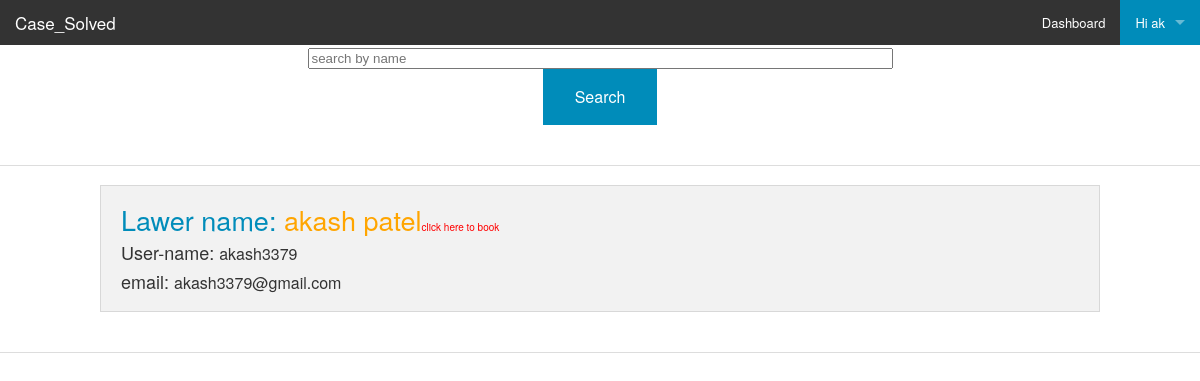
Screenshot of /menu.php (signed in) with the database file from the repository.
### tables this page shows
CREATE TABLE `signup` (
  `id` int(11) NOT NULL auto_increment,
  `name` varchar(500) NOT NULL,
  `username` varchar(500) NOT NULL,
  `pass` varchar(100) NOT NULL,
  `city` varchar(100) NOT NULL,
  `phone` varchar(12) NOT NULL,
  `email` varchar(100) NOT NULL,
  `lawer_or_client` int(2) NOT NULL default '0',
  `image` longblob,
  PRIMARY KEY  (`id`)
);

### menu.php (the view, shortened to what this page needs)
<!doctype html>
<html class="no-js" lang="en">
  <head>
    <link rel="stylesheet" href="foundation/css/foundation.css" />
</head>
  <body>
  <nav class="top-bar" data-topbar role="navigation">
  <ul class="title-area">
    <li class="name">
      <h1><a href="index.php">Case_Solved</a></h1>
    </li>
  </ul>
  <section class="top-bar-section">
    <ul class="right">
	 <li><a href="dashboard.php">Dashboard</a></li>
      <li class="has-dropdown active">
        <a href="#" >Hi <?php echo $_SESSION["username"]; ?></a>
    </ul>
  </section>
</nav>
     <center>
		   <form  method="get" name="form1" action="menu.php" onSubmit="return check();">
          <input name="key" type="text" size="70" placeholder="search by name" ><br>
          <input type="submit" name="sub" value="Search" class="button" />
        </form>
</center>
<hr>
<?php
if(!isset($_GET["sub"]))
{
$query="SELECT * FROM `intern`.`signup` WHERE `lawer_or_client`='1' ORDER BY `id` DESC";
$rc=mysql_query($query);
while($row=mysql_fetch_array($rc))
			{
			?>
	<div class="row">
      	<div class="panel">
					<h3><a href="profile_l.php?id=<?php echo $row['id']; ?>">Lawer name: <font color="#FFA500"><?php echo $row["name"]; ?><font size="-10" color="red">click here to book</font></a></font></h3>
					<h5>User-name: <font size="-0.25"><?php echo $row["username"]; ?></font></h5>
					<h5>email: <font size="-0.25"><?php echo $row["email"]; ?></font></h5>
		</div>
  </div>
  <hr>
<?php
}
}
?>
  </body>
</html>

### rows the page displays
signup: name "akash patel", username "akash3379", email "akash3379@gmail.com"

### other values shown
$_SESSION["username"] "ak"
